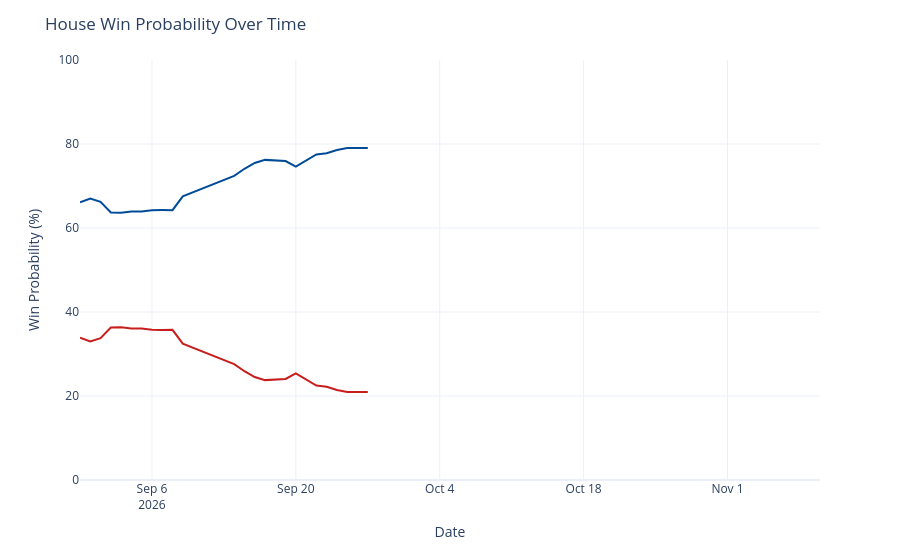

Write notebook code for a chart like this one.
### Code cell
chance_over_time = output_ts[(output_ts['geo'] == 'US House') &
                             (output_ts['type'] == 'chance')]
chance_over_time['rep_chance'] = chance_over_time['y'].map(lambda x: 100 - x)
chance_over_time = chance_over_time.rename({'y': 'Democrats', 'rep_chance': 'Republicans'}, axis=1)
chance_time_ser = px.line(chance_over_time, x='date', y=['Democrats', 'Republicans'], template='plotly_white',
                         color_discrete_map={'Democrats': '#004b97', 'Republicans': '#c71e1d'},)
chance_time_ser.update_traces(hovertemplate="%{y:.1f}%")
chance_time_ser.update_layout(
    xaxis=dict(range=[pd.to_datetime('2026-08-30'), pd.to_datetime('2026-11-10')]),
    yaxis=dict(range=[0, 100]),
    xaxis_title='Date',
    yaxis_title='Win Probability (%)',
    title=dict(text="House Win Probability Over Time"),
    hovermode="x",
    showlegend=False
)
chance_time_ser

### Figure 1 — Plotly figure (JSON) as saved in the notebook; plotly's stock layout.template omitted (floating-point values rounded to 4 significant figures)
{"data": [{"hovertemplate": "%{y:.1f}%", "legendgroup": "Democrats", "line": {"color": "#004b97", "dash": "solid"}, "marker": {"symbol": "circle"}, "mode": "lines", "name": "Democrats", "orientation": "v", "showlegend": true, "type": "scatter", "x": ["2026-08-30", "2026-08-31", "2026-09-01", "2026-09-02", "2026-09-03", "2026-09-04", "2026-09-05", "2026-09-06", "2026-09-07", "2026-09-08", "2026-09-09", "2026-09-14", "2026-09-15", "2026-09-16", "2026-09-17", "2026-09-18", "2026-09-19", "2026-09-20", "2026-09-21", "2026-09-22", "2026-09-23", "2026-09-24", "2026-09-25", "2026-09-26", "2026-09-27"], "xaxis": "x", "y": [66.12, 67.02, 66.25, 63.69, 63.65, 63.91, 63.91, 64.23, 64.27, 64.25, 67.54, 72.39, 74.1, 75.49, 76.22, 76.08, 75.94, 74.59, 76.12, 77.51, 77.78, 78.58, 79.05, 79.05, 79.05], "yaxis": "y"}, {"hovertemplate": "%{y:.1f}%", "legendgroup": "Republicans", "line": {"color": "#c71e1d", "dash": "solid"}, "marker": {"symbol": "circle"}, "mode": "lines", "name": "Republicans", "orientation": "v", "showlegend": true, "type": "scatter", "x": ["2026-08-30", "2026-08-31", "2026-09-01", "2026-09-02", "2026-09-03", "2026-09-04", "2026-09-05", "2026-09-06", "2026-09-07", "2026-09-08", "2026-09-09", "2026-09-14", "2026-09-15", "2026-09-16", "2026-09-17", "2026-09-18", "2026-09-19", "2026-09-20", "2026-09-21", "2026-09-22", "2026-09-23", "2026-09-24", "2026-09-25", "2026-09-26", "2026-09-27"], "xaxis": "x", "y": [33.88, 32.98, 33.75, 36.31, 36.35, 36.09, 36.09, 35.77, 35.73, 35.75, 32.46, 27.61, 25.9, 24.51, 23.78, 23.92, 24.06, 25.41, 23.88, 22.49, 22.22, 21.42, 20.95, 20.95, 20.95], "yaxis": "y"}], "layout": {"hovermode": "x", "legend": {"title": {"text": "variable"}, "tracegroupgap": 0}, "margin": {"t": 60}, "showlegend": false, "title": {"text": "House Win Probability Over Time"}, "xaxis": {"anchor": "y", "domain": [0, 1], "range": ["2026-08-30T00:00:00", "2026-11-10T00:00:00"], "title": {"text": "Date"}}, "yaxis": {"anchor": "x", "domain": [0, 1], "range": [0, 100], "title": {"text": "Win Probability (%)"}}}}
